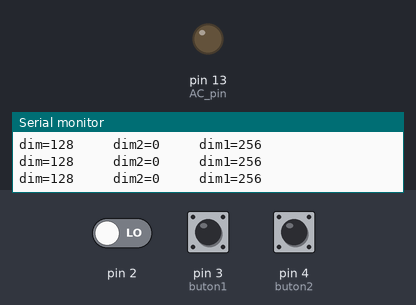
Bench run of a sketch on a simulated Arduino Uno, built with avr-gcc and run on an emulated ATmega328P. Parts: output pins drawn as LEDs (lit = HIGH), the last lines printed to the serial monitor. The inputs (shaded band) are chosen by the test bench; at power-on: pin 2 LOW, pin 3 (buton1) HIGH, pin 4 (buton2) HIGH.

Above: at 1.2 s.
1.3 s: pin 2 driven HIGH
At 1.7 s:
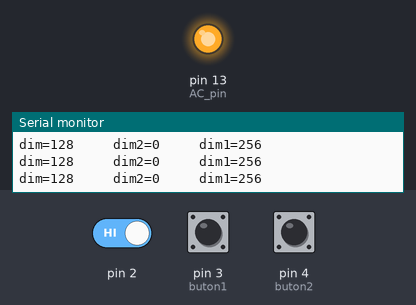
Timing chart, 0 to 4.3 s (numbered marks = the images above; inputs shaded):
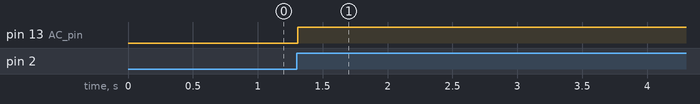

The sketch:

ac_dimmer_new.ino
```cpp
/*
AC Light Control
Uses up and down buttons to set levels
makes use of a timer interrupt to set the level of dimming
*/
#include <TimerOne.h>           // Avaiable from http://www.arduino.cc/playground/Code/Timer1

volatile int i=0;               // Variable to use as a counter of dimming steps. It is volatile since it is passed between interrupts
volatile boolean zero_cross=0;  // Flag to indicate we have crossed zero
int AC_pin = 13;                 // Output to Opto Triac
int buton1 = 3;                 // first button at pin 4
int buton2 = 4;                 // second button at pin 5
int dim2 = 0;                   // led control
int dim = 128;                  // Dimming level (0-128)  0 = on, 128 = 0ff
int pas = 8;                    // step for count;
int freqStep = 75;              // This is the delay-per-brightness step in microseconds. It allows for 128 steps
                                // If using 60 Hz grid frequency set this to 65


void setup() {  // Begin setup
  Serial.begin(9600);
  pinMode(buton1, INPUT);  // set buton1 pin as input
  pinMode(buton2, INPUT);  // set buton1 pin as input
  pinMode(AC_pin, OUTPUT);                          // Set the Triac pin as output
  attachInterrupt(0, zero_cross_detect, RISING);    // Attach an Interupt to Pin 2 (interupt 0) for Zero Cross Detection
  Timer1.initialize(freqStep);                      // Initialize TimerOne library for the freq we need
  Timer1.attachInterrupt(dim_check, freqStep);      // Go to dim_check procedure every 75 uS (50Hz)  or 65 uS (60Hz)
  // Use the TimerOne Library to attach an interrupt

}

void zero_cross_detect() {
  zero_cross = true;               // set flag for dim_check function that a zero cross has occured
  i=0;                             // stepcounter to 0.... as we start a new cycle
  digitalWrite(AC_pin, LOW);
}

// Turn on the TRIAC at the appropriate time
// We arrive here every 75 (65) uS
// First check if a flag has been set
// Then check if the counter 'i' has reached the dimming level
// if so.... switch on the TRIAC and reset the counter
void dim_check() {
  if(zero_cross == true) {
    if(i>=dim) {
      digitalWrite(AC_pin, HIGH);  // turn on light
      i=0;  // reset time step counter
      zero_cross=false;    // reset zero cross detection flag
    }
    else {
      i++;  // increment time step counter
    }
  }
}

void loop() {

  digitalWrite(buton1, HIGH);
  digitalWrite(buton2, HIGH);
 if (digitalRead(buton1) == LOW)
   {
  if (dim<127)
  {
    dim = dim + pas;
    if (dim>127)
    {
      dim=128;
    }
  }
   }
  if (digitalRead(buton2) == LOW)
   {
  if (dim>5)
  {
     dim = dim - pas;
  if (dim<0)
    {
      dim=0;
    }
   }
   }
    while (digitalRead(buton1) == LOW) {  }
    delay(100); // waiting little bit...
    while (digitalRead(buton2) == LOW) {  }
    delay(100); // waiting little bit...


  dim2 = 255-2*dim;
  if (dim2<0)
  {
    dim2 = 0;
  }

  Serial.print("dim=");
  Serial.print(dim);
  Serial.print("     dim2=");
  Serial.print(dim2);
  Serial.print("     dim1=");
  Serial.print(2*dim);
  Serial.print('\n');
  delay (100);

}
```

Measured:
- after the input at 1.3 s, pin 13 (AC_pin): LOW → HIGH at once
